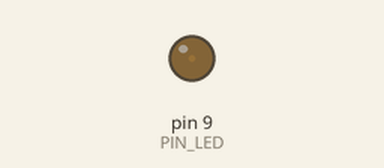
Bench run of a sketch on a simulated Arduino Uno, built with avr-gcc and run on an emulated ATmega328P. Parts: output pins drawn as LEDs (lit = HIGH). What the sketch prints to the serial monitor is not drawn.

Above: at 0.05 s.
At 0.95 s:
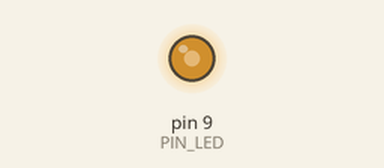
At 1.4 s:
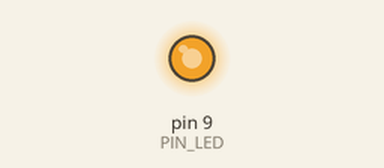
At 2.8 s:
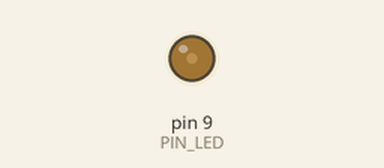
Timing chart, 0 to 7.2 s (numbered marks = the images above):
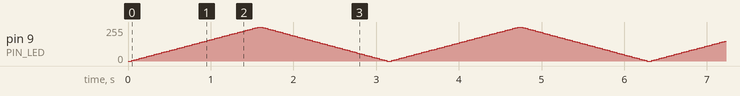

The sketch:

Parte_1.ino
```cpp
// Lab03_PWM_Brillo.ino
const int PIN_LED = 9;    // Pin PWM (~9 en Arduino UNO)

void setup() {
    pinMode(PIN_LED, OUTPUT);
    Serial.begin(9600);
    Serial.println("Lab 03 — Control PWM");
    Serial.println("Escribe un valor entre 0 y 255 ");
}

void loop() {
    // ── Barrer de 0 a 255 ──────────────────────────────
    for (int brillo = 0; brillo <= 255; brillo += 5) {
        analogWrite(PIN_LED, brillo);
        Serial.print("Brillo: ");
        Serial.print(brillo);
        Serial.print("/255  DC: ");
        Serial.print((brillo * 100) / 255);
        Serial.println("%");
        delay(30);
    }

    // ── Bajar de 255 a 0 ──────────────────────────────
    for (int brillo = 255; brillo >= 0; brillo -= 5) {
        analogWrite(PIN_LED, brillo);
        delay(30);
    }
} 
```
